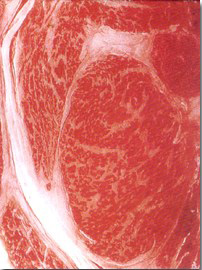
%> input picture DIVIDE/Otsu/niurou.jpg, 202 x 270 px
$ octave pso+otsu.m   (GNU Octave 9; MATLAB toolbox functions it lacks are replaced by stand-ins)
%> lines starting %> are read from the running program, lines starting %| are printed output that depends on the picture; in (x1, y1, x2, y2) boxes, pixels count from 0 and x2, y2 are one past the last pixel; in counts of white or black regions, pixels touching at a corner belong together; the program's own positions count from 1
clear all
tic;
t1=clock;
I=imread('niurou.jpg');
%> I is the input picture: size 270x202x3 uint8; mean R, G, B 215.2, 112.1, 106.4
J=rgb2gray(I);
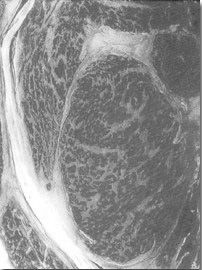
%> J: size 270x202 uint8; min 39, max 255, mean 142.3
[a,b]=size(J);
%> a = 270; b = 202
[p,x]=imhist(J,256);
%> p = 256 values, max 1289 at index 111, min 0 at index 1, mean 213; x = 256 values from 0 to 255
L=x';
%> L = 256 values from 0 to 255
LP=p'/(a*b);
%> LP = 256 values, max 0.0236 at index 111, min 0 at index 1, mean 0.00391

n=256
c1=2;
c2=2;
wmax=0.9;
wmin=0.4;
G=10;
M=15;
X=min(L)+fix((max(L)-min(L))*rand(1,M));
V=min(L)+(max(L)-min(L))*rand(1,M);


m=0;
for i=1:1:n
    m=m+L(i)*LP(i);
end
%> this loop made 256 passes
%> m on passes 1 to 3: 0, 0, 0
%> after the loop, m = 142.3
pbest=zeros(M,2);
gbest1=0;
gbest2=0;
GG=0;
t2=clock;
for k=1:1:G
    w(k)=wmax-(wmax-wmin)*k/G;
    for i=1:1:M
        t=length(find(X(i)>=L));
        r=0;
        s=0;
        for j=1:1:t
            r=r+LP(j);
            s=s+L(j)*LP(j);
        end
        W0(i)=r;
        W1(i)=1-r;
        U0(i)=s/r;
        U1(i)=(m-s)/(1-r);
    end
    for i0=1:1:M
        BB(i0)=W0(i0)*W1(i0)*((U1(i0)-U0(i0))^2);
    end

   for i=1:1:M
       if pbest(i,2)<BB(i)
           pbest(i,2)=BB(i);
           pbest(i,1)=X(i);
       end
   end
    [MAX,CC]=max(BB);
    if MAX>=gbest2
        gbest2=MAX;
        gbest1=X(CC);
    end
    GG(k)=gbest2;

   for i=1:1:M
       V(i)=round(w(k)*V(i)+c1*rand*(pbest(i,1)-X(i))+c2*rand*(gbest1-X(i)));
       X(i)=V(i)+X(i);
   end

end
%> this loop made 10 passes
%> (MAX, CC, gbest2, gbest1) on passes 1, 2, 3, 8: (1494.2, 15, 1494.2, 157), (1498, 1, 1498, 169), (1499.9, 5, 1499.9, 168), (1500.7, 4, 1500.7, 160)
%> (MAX, CC) on passes 4, 5, 6, 7, 9, 10: (1494.2, 2), (1485.8, 7), (1463.9, 11), (1496.8, 12), (1498, 12), (1498, 12)
%> after the loop, BB = [1469.9 45.51 1488 1479.6 4.49e-12 1377.3 4.49e-12 1241.2 99.58 579.7 1144.7 1498 1274 4.49e-12 1299.9]; GG = [1494.2 1498 1499.9 1499.9 1499.9 1499.9 1499.9 1500.7 1500.7 1500.7]; U0 = [123 77.14 117.3 116.7 142.3 125.9 142.3 109.1 85.03 136.9 130.2 121 128 142.3 110.4]; U1 = [218.4 143 201.8 200.1 0 226.4 0 179.7 144 250.6 237 212.8 231.8 0 183.1]; V = [-39 80 -25 33 -73 -43 -395 57 130 -243 -66 -6 -70 -1502 52]; W0 = [0.798 0.0106 0.704 0.693 1 0.837 1 0.53 0.0295 0.953 0.887 0.768 0.863 1 0.562]; W1 = [0.202 0.989 0.296 0.307 2.22e-16 0.163 2.22e-16 0.47 0.97 0.047 0.113 0.232 0.137 2.22e-16 0.438]; X = [139 166 130 186 268 149 -18 187 221 -2 146 163 132 -743 186]; pbest = 15 rows, first 12: [169 1498; 157 1494.2; 155 1488; 160 1500.7; 168 1499.9; 192 1377.3; 174 1485.8; 138 1350.4; 121 1064.8; 148 1450.9; 156 1491.4; 169 1498]; w = [0.85 0.8 0.75 0.7 0.65 0.6 0.55 0.5 0.45 0.4]
 for i=1:1:a
      for j=1:1:b
          if J(i,j)>gbest1
              J(i,j)=250;
          else J(i,j)=0;
          end
      end
  end
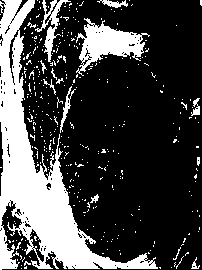
%> J: size 270x202 uint8; values 0 (black) and 250 (white), 27% white; 373 white regions (358 under 20 px), largest, box (x1, y1, x2, y2) and area: (0, 0, 158, 270) 10789, (76, 18, 150, 76) 1772, (35, 0, 71, 62) 544
   kk=1:1:G;

  gbest1
%> gbest1 = 160
  figure(1)
  imshow(J)
   figure(2)
   plot(kk,GG)
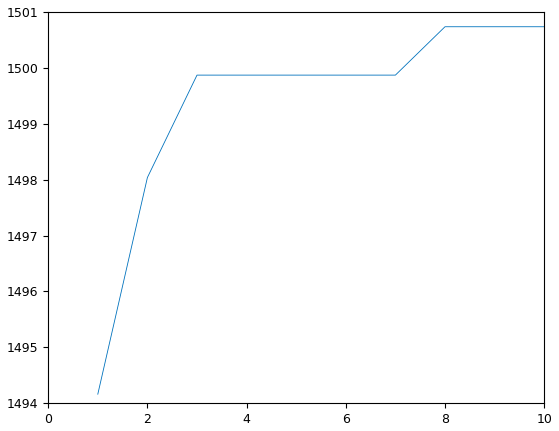
%> figure redrawn from the program's plot data; curve peaks at x = 8, y = 1500.7
tt=etime(clock,t1)
toc;
